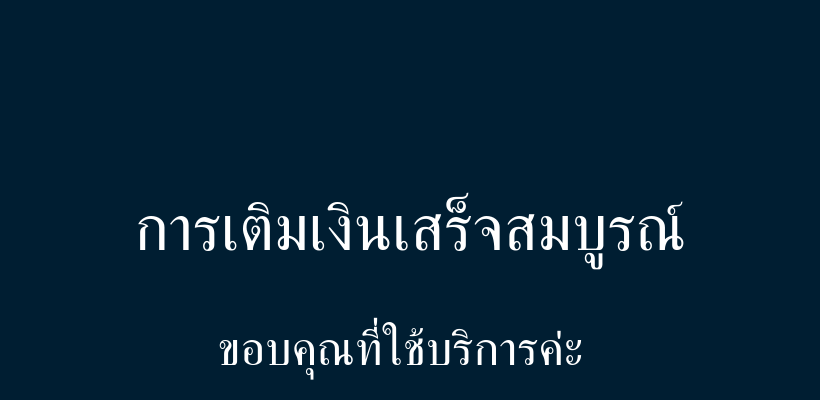
    <widget class="QWidget" name="page_7_Refill_Success">
     <property name="styleSheet">
      <string notr="true">background-color: rgb(0, 30, 50);</string>
     </property>
     <widget class="QLabel" name="Logo_page7">
      <property name="geometry">
       <rect>
        <x>160</x>
        <y>20</y>
        <width>499</width>
        <height>150</height>
       </rect>
      </property>
      <property name="text">
       <string/>
      </property>
      <property name="pixmap">
       <pixmap resource="resources.qrc">:/assets/images/Logo.png</pixmap>
      </property>
     </widget>
     <widget class="QLabel" name="thankYouHeader_page7">
      <property name="geometry">
       <rect>
        <x>0</x>
        <y>310</y>
        <width>801</width>
        <height>81</height>
       </rect>
      </property>
      <property name="font">
       <font>
        <family>supermarket</family>
        <pointsize>36</pointsize>
        <weight>50</weight>
        <bold>false</bold>
       </font>
      </property>
      <property name="styleSheet">
       <string notr="true">color: rgb(255, 255, 255);</string>
      </property>
      <property name="text">
       <string>ขอบคุณที่ใช้บริการค่ะ</string>
      </property>
      <property name="alignment">
       <set>Qt::AlignCenter</set>
      </property>
     </widget>
     <widget class="QLabel" name="successHeader_page7">
      <property name="geometry">
       <rect>
        <x>10</x>
        <y>190</y>
        <width>801</width>
        <height>81</height>
       </rect>
      </property>
      <property name="font">
       <font>
        <family>supermarket</family>
        <pointsize>48</pointsize>
        <weight>50</weight>
        <bold>false</bold>
       </font>
      </property>
      <property name="styleSheet">
       <string notr="true">color: rgb(255, 255, 255);</string>
      </property>
      <property name="text">
       <string>การเติมเงินเสร็จสมบูรณ์</string>
      </property>
      <property name="alignment">
       <set>Qt::AlignCenter</set>
      </property>
     </widget>
    </widget>
